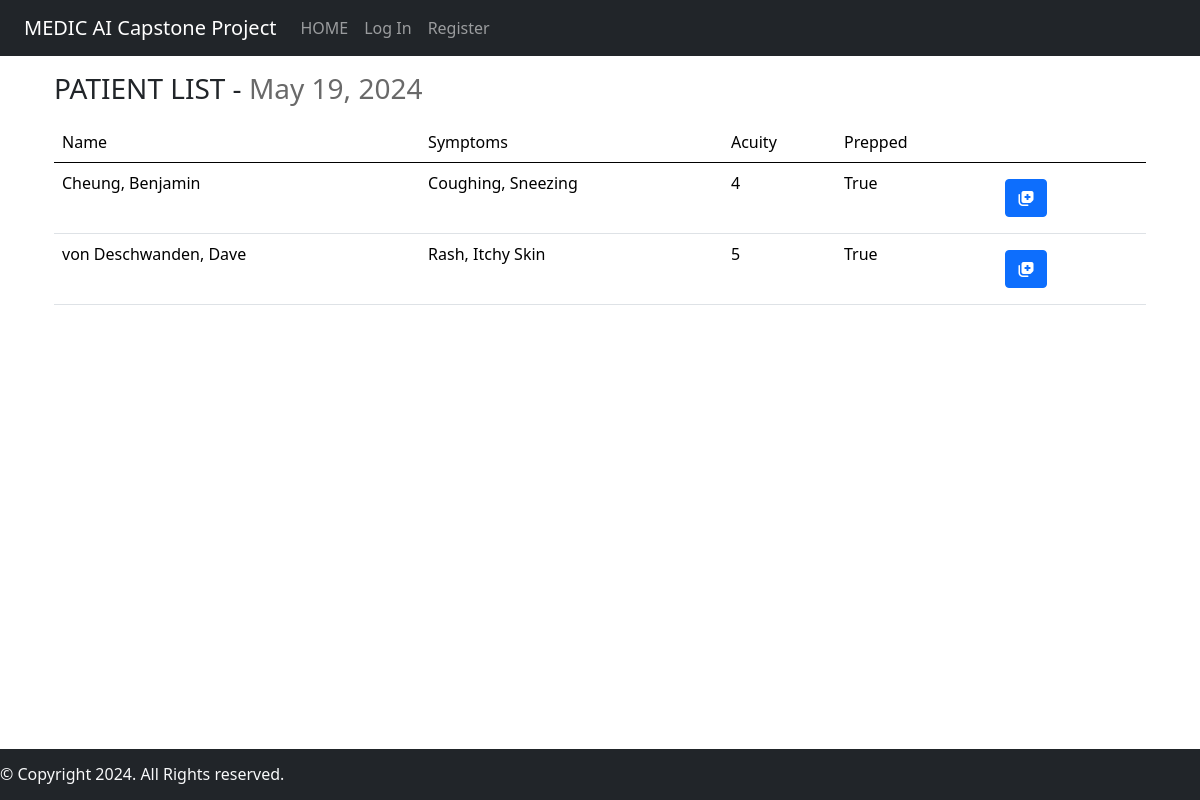
Page /patientlist on the earlier database version.
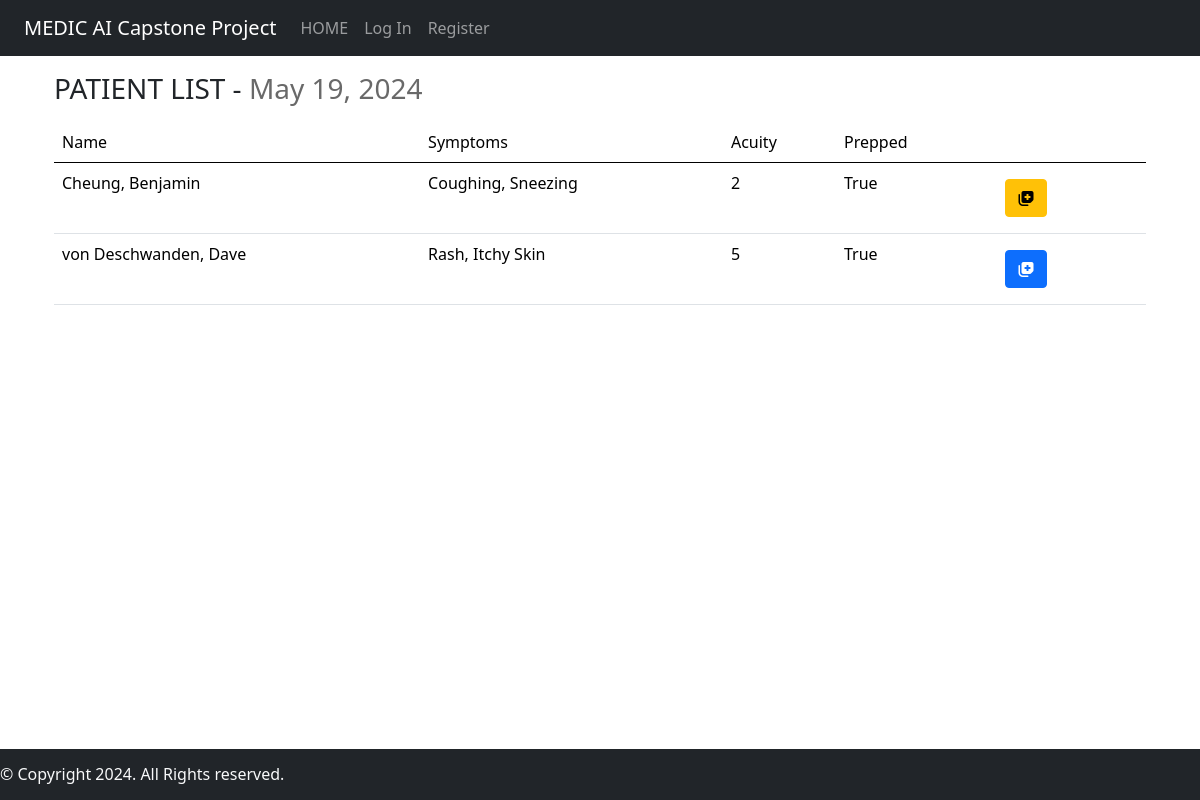
Same page on the later database version.
### medicAI/models.py (models this page shows)
class Hospital_Visit(models.Model):
    ACUITY_CHOICES = [
        ('1', '1'),
        ('2', '2'),
        ('3', '3'),
        ('4', '4'),
        ('5', '5'),
    ]
    patient = models.ForeignKey(Patient, on_delete=models.CASCADE)
    symptom_start_date = models.DateField(default=timezone.now, blank=True)
    acuity = models.CharField(max_length=1, choices=ACUITY_CHOICES, default='5')
    temperature = models.DecimalField(
        max_digits=3,
        decimal_places=1,
        null=True,
        blank=True,
        validators=[MinValueValidator(30), MaxValueValidator(45)]
    )
    heart_rate = models.IntegerField(null=True, blank=True)
    prescription = models.CharField(max_length=200, blank=True)
    diagnosis = models.CharField(max_length=200, blank=True)
    seen_nurse = models.BooleanField(default=False)
    er_doctor = models.ForeignKey(User, on_delete=models.CASCADE, null=True)
    symptoms = models.CharField(max_length=500, null=True, blank=True )

class Patient(models.Model):
    BLOOD_TYPE = [
        ('AB+', 'AB+'),
        ('AB-', 'AB-'),
        ('A+', 'A+'),
        ('A-', 'A-'),
        ('B+', 'B+'),
        ('B-', 'B-'),
        ('O+', 'O+'),
        ('O-', 'O-'),
    ]
    SEX_CHOICES = [
        ('Male', 'Male'),
        ('Female', 'Female'),
        ('Other', 'Other'),
    ]
    first_name = models.CharField(max_length=64)
    last_name = models.CharField(max_length=64)
    dob = models.DateField()
    address = models.CharField(max_length=64, blank=True)
    phone_number = models.CharField(max_length=10, blank=True)
    height = models.IntegerField(blank=True)
    weight = models.IntegerField(blank=True)
    sex = models.CharField(max_length=6, choices=SEX_CHOICES)
    ohip = models.CharField(max_length=12)
    blood_type = models.CharField(
        max_length=3,
        choices=BLOOD_TYPE,
        default="",
        blank=True
    )

### medicAI/views.py (the view)
# urls.py: path("patientlist", views.patientlist, name="patientlist"),
def patientlist(request):
    all_hospital_visits = Hospital_Visit.objects.all().order_by('acuity')
    print(all_hospital_visits)
    context = {
        "hospital_visits": all_hospital_visits,
        "date": datetime.today().date()
    }
    return render(request, "medicAI/patientlist.html", context)

### medicAI/templates/medicAI/patientlist.html (shortened to what this page needs)
{% extends "medicAI/layout.html" %}
{% load l10n %}
{% block body %}
    <div class="container">
        <h3 style="margin: 1rem 0;">PATIENT LIST - <span style="color: dimgray;">{{ date|localize }}</span></h3>
        {% if hospital_visits %}
        <table class="table table-hover">
            <thead>
                <tr>
                    <td class="col">Name</td>
                    <td class="col disable-col">Symptoms</td>
                    <td class="col">Acuity</td>
                    <td class="col">Prepped</td>
                    <td class="col"></td>
                </tr>
            </thead>
            {% for visit in hospital_visits %}
            <tr>
                <td>{{ visit.patient.last_name }}, {{ visit.patient.first_name }}</td>
                <td class="disable-col">
                    {% if visit.symptoms %}
                        {{ visit.symptoms }}
                    {% endif %}
                </td>
                <td>{{visit.acuity}}</td>
                <td>{{visit.seen_nurse}}</td>
                <td class=" text-left">
                    {% if visit.acuity == "1" %}
                    <a class="nav-link link-light" href="{% url 'patientinfo' patient_id=visit.patient.id %}">
                        <button type="button" class="btn btn-danger">
                            <i class="fa-solid fa-notes-medical"></i>
                        </button>
                    </a>
                    {% elif visit.acuity > "1" and "4" > visit.acuity %}
                    <a class="nav-link link-light" href="{% url 'patientinfo' patient_id=visit.patient.id %}">
                        <button type="button" class="btn btn-warning">
                            <i class="fa-solid fa-notes-medical"></i>
                        </button>
                    </a>
                    {% else %}
                    <a class="nav-link link-light" href="{% url 'patientinfo' patient_id=visit.patient.id %}">
                        <button type="button" class="btn btn-primary">
                            <i class="fa-solid fa-notes-medical"></i>
                        </button>
                    </a>
                    {% endif %}
                </td>
            </tr>
            {% endfor %}
        </table>
        {% endif %}
    </div>
{% endblock %}

### medicAI/templates/medicAI/layout.html (shortened to what this page needs)
<!DOCTYPE html>
    <html lang="en">
        <head>
            {% load bootstrap5 %}
            {% bootstrap_css %}
            {% load static %}
            <link href="{% static 'medicAI/styles.css' %}" rel="stylesheet">
            <link href="{% static 'fontawesomefree/css/fontawesome.css' %}" rel="stylesheet" type="text/css">
            <link href="{% static 'fontawesomefree/css/brands.css' %}" rel="stylesheet" type="text/css">
            <link href="{% static 'fontawesomefree/css/solid.css' %}" rel="stylesheet" type="text/css">
            <link href="https://cdn.jsdelivr.net/npm/bootstrap@5.0.0-alpha3/dist/css/bootstrap.min.css" rel="stylesheet">
            <link rel="stylesheet" href="https://cdnjs.cloudflare.com/ajax/libs/bootstrap-datepicker/1.9.0/css/bootstrap-datepicker.min.css">
            <link rel="stylesheet" href="https://cdnjs.cloudflare.com/ajax/libs/font-awesome/4.7.0/css/font-awesome.min.css">
        </head>
        <body>
            <nav class="navbar navbar-expand-lg navbar-dark bg-dark">
                <div class="container-fluid">
                    <a class="navbar-brand" href="/">MEDIC AI Capstone Project</a>
                    <div class="collapse navbar-collapse" id="navbarSupportedContent">
                        <ul class="navbar-nav me-auto mb-2 mb-lg-0">
                            <li class="nav-item">
                                <a class="nav-link" href="/">HOME</a>
                            </li>
                            {% if user.is_authenticated %}
                            <li class="nav-item">
                                <a class="nav-link" href="{% url 'patientlist' %}">PATIENTS</a>
                            </li>
                            <li class="nav-item">
                                <a class="nav-link" href="{% url 'logout' %}" name="logout">Log Out</a>
                            </li>
                            <li class="nav-item">
                                <a class="nav-link" href="" id="user-logo"></a>
                            </li>
                            {% else %}
                            <li class="nav-item">
                                <a class="nav-link" href="{% url 'login' %}">Log In</a>
                            </li>
                            <li class="nav-item">
                                <a class="nav-link" href="#">Register</a>
                            </li>
                            {% endif %}
                        </ul>
                    </div>
                </div>
            </nav>
            {% block body %}
            {% endblock %}
            <footer>
                <nav class="navbar fixed-bottom nav-background nav bg-dark" style="padding-bottom: 0;">
                  <h6 class="display-50 navbar-text text-light">&copy; Copyright 2024. All Rights reserved.</h6>
                </nav>
            </footer>
        </body>
    </html>
<!DOCTYPE html>

Differences in the rows shown:
changed Hospital_Visit "Coughing, Sneezing": acuity "4" → "2"
